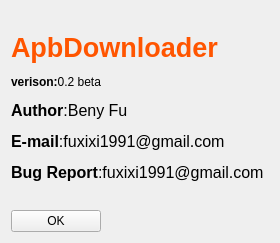
<?xml version="1.0" encoding="UTF-8"?>
<ui version="4.0">
 <class>About</class>
 <widget class="QWidget" name="About">
  <property name="geometry">
   <rect>
    <x>0</x>
    <y>0</y>
    <width>280</width>
    <height>243</height>
   </rect>
  </property>
  <property name="windowTitle">
   <string>About</string>
  </property>
  <property name="windowIcon">
   <iconset resource="res.qrc">
    <normaloff>:/icon/about</normaloff>:/icon/about</iconset>
  </property>
  <property name="styleSheet">
   <string notr="true"/>
  </property>
  <layout class="QVBoxLayout" name="verticalLayout">
   <item>
    <widget class="QLabel" name="label">
     <property name="text">
      <string>&lt;html&gt;&lt;head/&gt;&lt;body&gt;&lt;p&gt;&lt;span style=&quot; font-size:20pt; font-weight:600; color:#ff5500;&quot;&gt;ApbDownloader&lt;/span&gt;&lt;/p&gt;&lt;p&gt;&lt;span style=&quot; font-weight:600;&quot;&gt;verison:&lt;/span&gt;0.2 beta&lt;/p&gt;&lt;p&gt;&lt;span style=&quot; font-size:12pt; font-weight:600;&quot;&gt;Author&lt;/span&gt;&lt;span style=&quot; font-size:12pt;&quot;&gt;:Beny Fu&lt;/span&gt;&lt;/p&gt;&lt;p&gt;&lt;span style=&quot; font-size:12pt; font-weight:600;&quot;&gt;E-mail&lt;/span&gt;&lt;span style=&quot; font-size:12pt;&quot;&gt;:fuxixi1991@gmail.com&lt;/span&gt;&lt;/p&gt;&lt;p&gt;&lt;span style=&quot; font-size:12pt; font-weight:600;&quot;&gt;Bug Report&lt;/span&gt;&lt;span style=&quot; font-size:12pt;&quot;&gt;:fuxixi1991@gmail.com&lt;/span&gt;&lt;/p&gt;&lt;/body&gt;&lt;/html&gt;</string>
     </property>
    </widget>
   </item>
   <item>
    <widget class="QPushButton" name="pushButton">
     <property name="maximumSize">
      <size>
       <width>90</width>
       <height>16777215</height>
      </size>
     </property>
     <property name="text">
      <string>OK</string>
     </property>
    </widget>
   </item>
  </layout>
 </widget>
 <resources>
  <include location="res.qrc"/>
 </resources>
 <connections>
  <connection>
   <sender>pushButton</sender>
   <signal>clicked()</signal>
   <receiver>About</receiver>
   <slot>close()</slot>
   <hints>
    <hint type="sourcelabel">
     <x>290</x>
     <y>133</y>
    </hint>
    <hint type="destinationlabel">
     <x>198</x>
     <y>77</y>
    </hint>
   </hints>
  </connection>
 </connections>
</ui>
